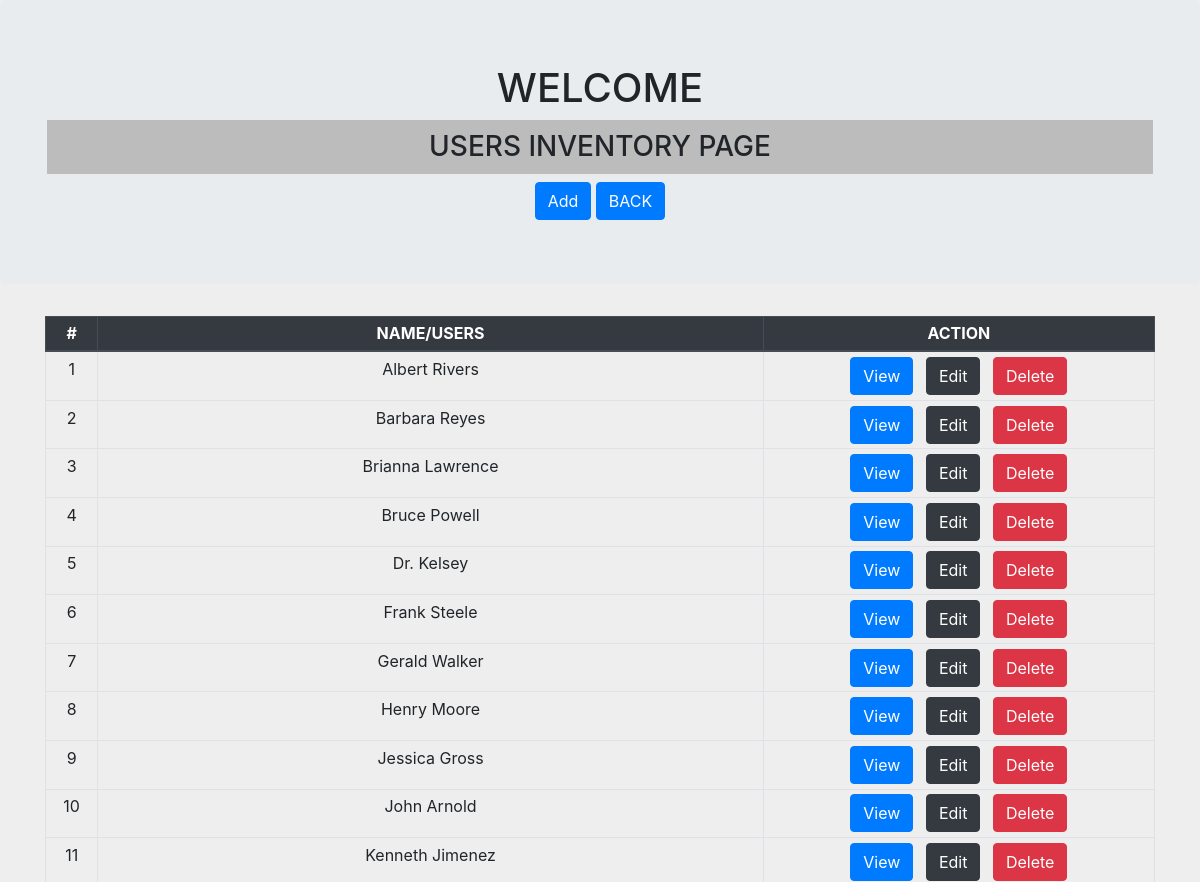
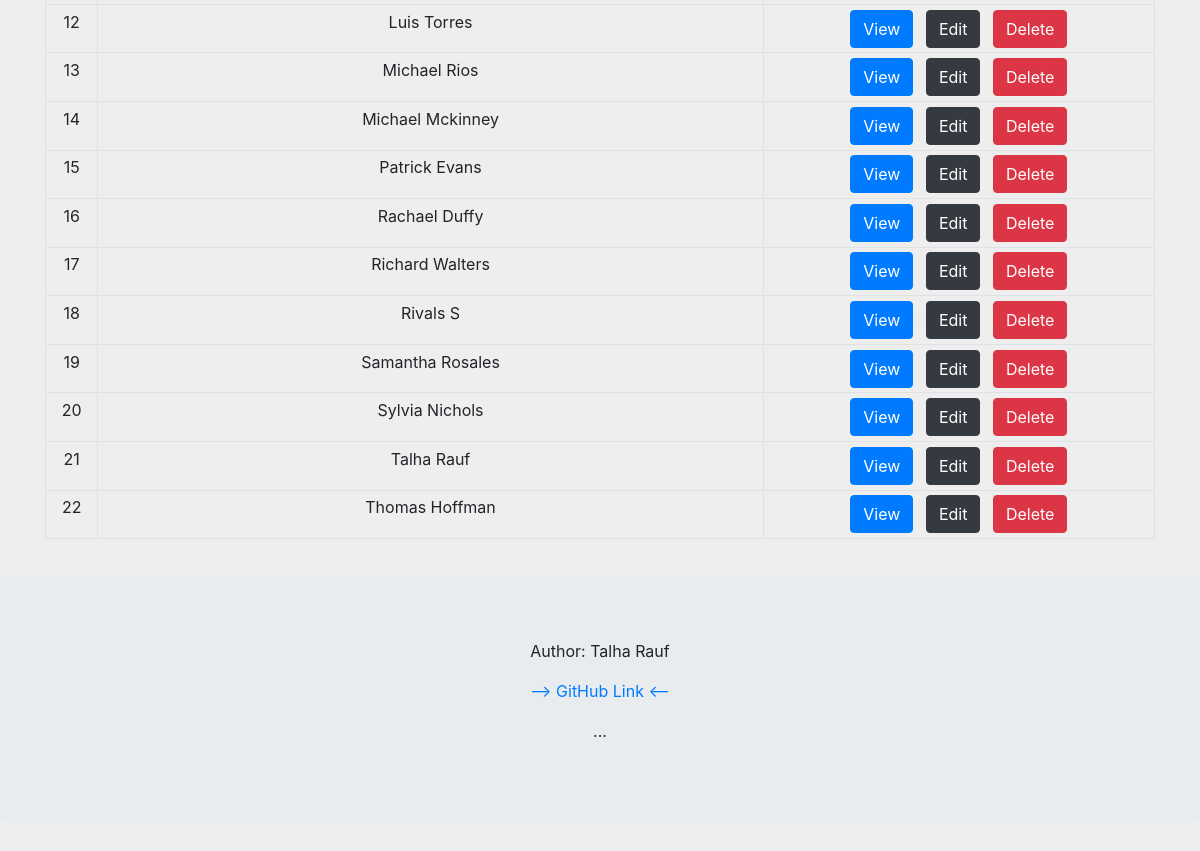
The app's page /users/, older data (2 pictures, top to bottom).
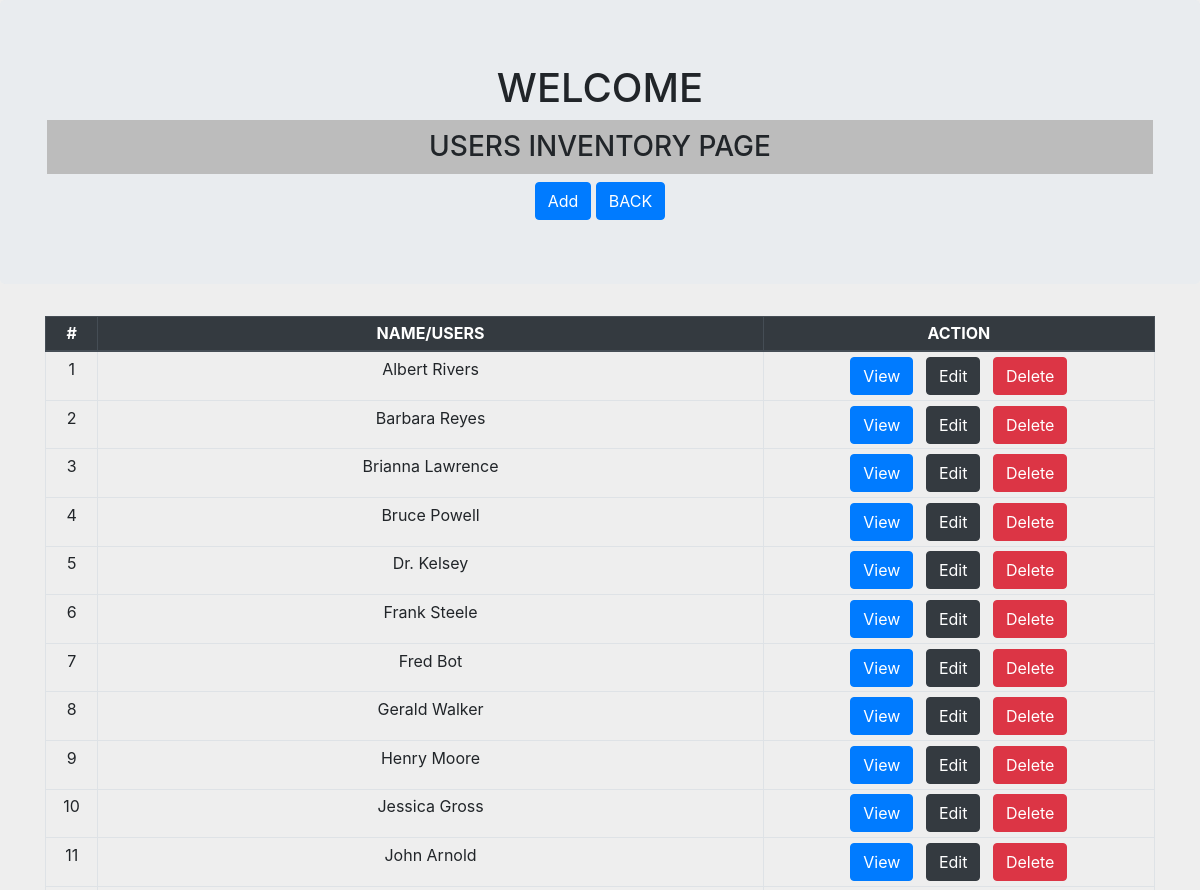
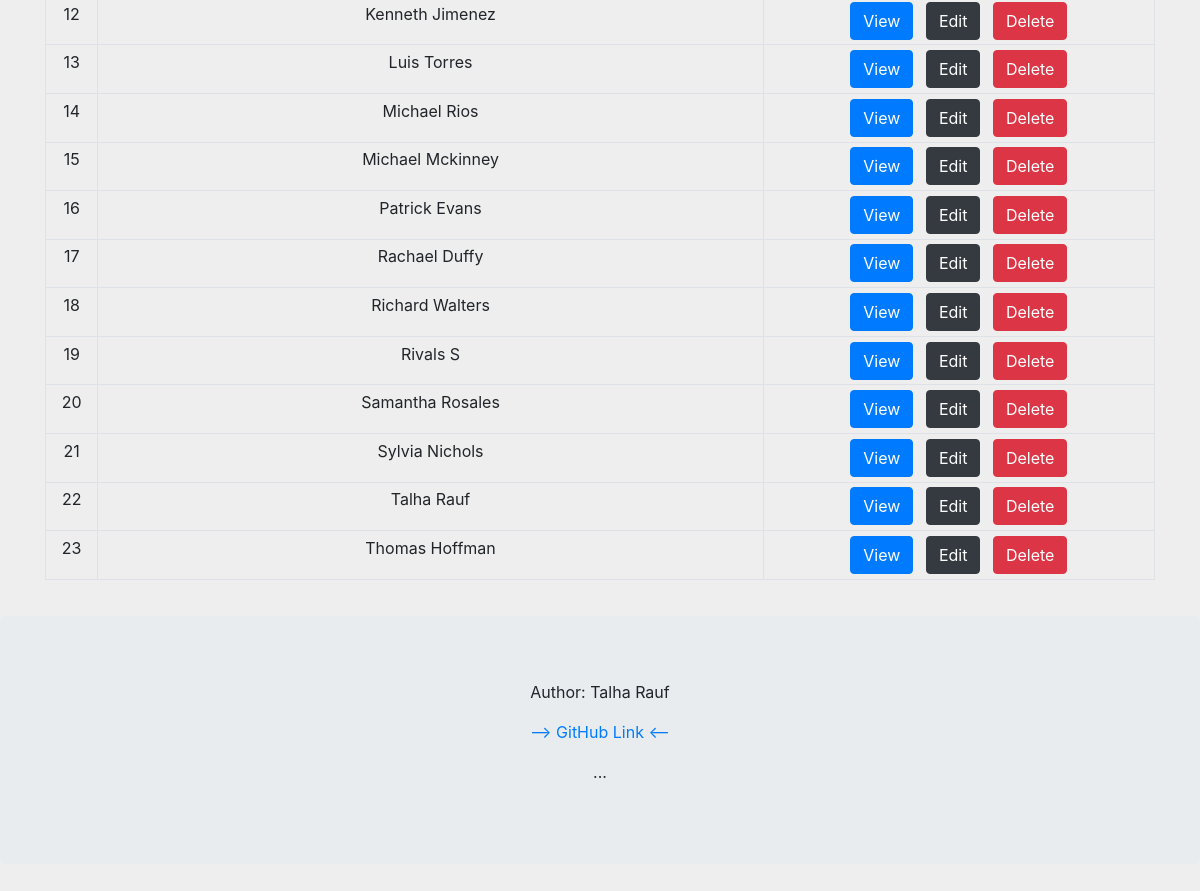
The same page, newer data (2 pictures, top to bottom).
### myApp/models.py (models this page shows, shortened)
class User(models.Model):
    first_name = models.CharField(max_length=128)
    second_name = models.CharField(max_length=128)
    email = models.EmailField(max_length=264, unique=True)
    company = models.CharField(max_length=264)

### myApp/views.py (the view)
# urls.py: path('users/', views.UsersInventoryView.as_view(), name='users-inventory'),
class UsersInventoryView(TemplateView):
    template_name = "user_inv/users.html"
    def get_context_data(self, **kwargs):
        context = super().get_context_data(**kwargs)
        context['user_dict'] = User.objects.all().order_by('first_name')
        return context

### templates/user_inv/users.html (shortened to what this page needs)
<!DOCTYPE html>
{% load static %}
<html lang="en">
<head>
  <link href="https://cdn.jsdelivr.net/npm/bootstrap@5.2.3/dist/css/bootstrap.min.css" rel="stylesheet"><meta charset="utf-8">
  <link rel="stylesheet" href="https://cdn.jsdelivr.net/npm/bootstrap@4.6.2/dist/css/bootstrap.min.css">
  <link href="{% static "css/index.css" %}" rel="stylesheet" type="text/css">
</head>
<body>
<div class="jumbotron">
  <div class="container">
    <h1>WELCOME</h1>
    <h3>USERS INVENTORY PAGE</h3>
  </div>
  <div class="Container container-sm text-center">
    <a href="{% url 'myApp:add-user' %}"><button type="submit" id="cancelBtn" class="btn btn-primary">Add</button></a>
    <a href="{% url 'myApp:index' %}"><button type="submit" id="submitBtn" class="btn btn-primary">BACK</button></a>
  </div>
</div>
  <div class="Container container-sm text-center">
    <div class="table-responsive-sm">
      {% if user_dict %}
      <table class="table table-sm table-bordered">
        <thead class="thead-dark">
          <tr>
            <th>#</th>
            <th style="width:60%" >NAME/USERS</th>
            <th>ACTION</th>
          </tr>
        </thead>
        <tbody>
        {% for eachUser in user_dict %}
          <tr>
            <td>{{ forloop.counter }}</td>
            <td>{{ eachUser.first_name }} {{ eachUser.second_name }}</td>
            <td>
              <a href="{% url 'myApp:user-detail' eachUser.pk %}"><button type="submit" id="viewBtn" class="btn btn-primary mr-2">View</button></a>
              <button type="submit" id="editBtn" class="btn btn-primary btn-dark mr-2">Edit</button>
              <button type="submit" id="deleteBtn" class="btn btn-primary btn-danger">Delete</button>
            </td>
          </tr>
        {% endfor %}
        </tbody>
      </table>
      {% else %}
        <p>No User records found...</p>
      {% endif %}
    </div>
  </div>
</body>
<footer>
    <div class="jumbotron">
      <p>Author: Talha Rauf</p>
      <p><a href="https://github.com/Talha-Rauf">--> GitHub Link <--</a></p>
      <p>...</p>
    </div>
</footer>
</html>

### static/css/index.css (style rules this page uses)
h1, p { text-align: center; }
body { background-color: #eeeeee; }
h3 { margin-top: 2px; padding: 10px; text-align: center; background-color: #bcbcbc; }
footer { margin-top: 3%; text-align: center; }
table { text-align: center; margin: 8px auto; }
td { border: 1px solid black; background-color: lightgray; text-align: center; }

Row changes from the older to the newer data that the page shows:
added User: first_name "Fred", second_name "Bot"
